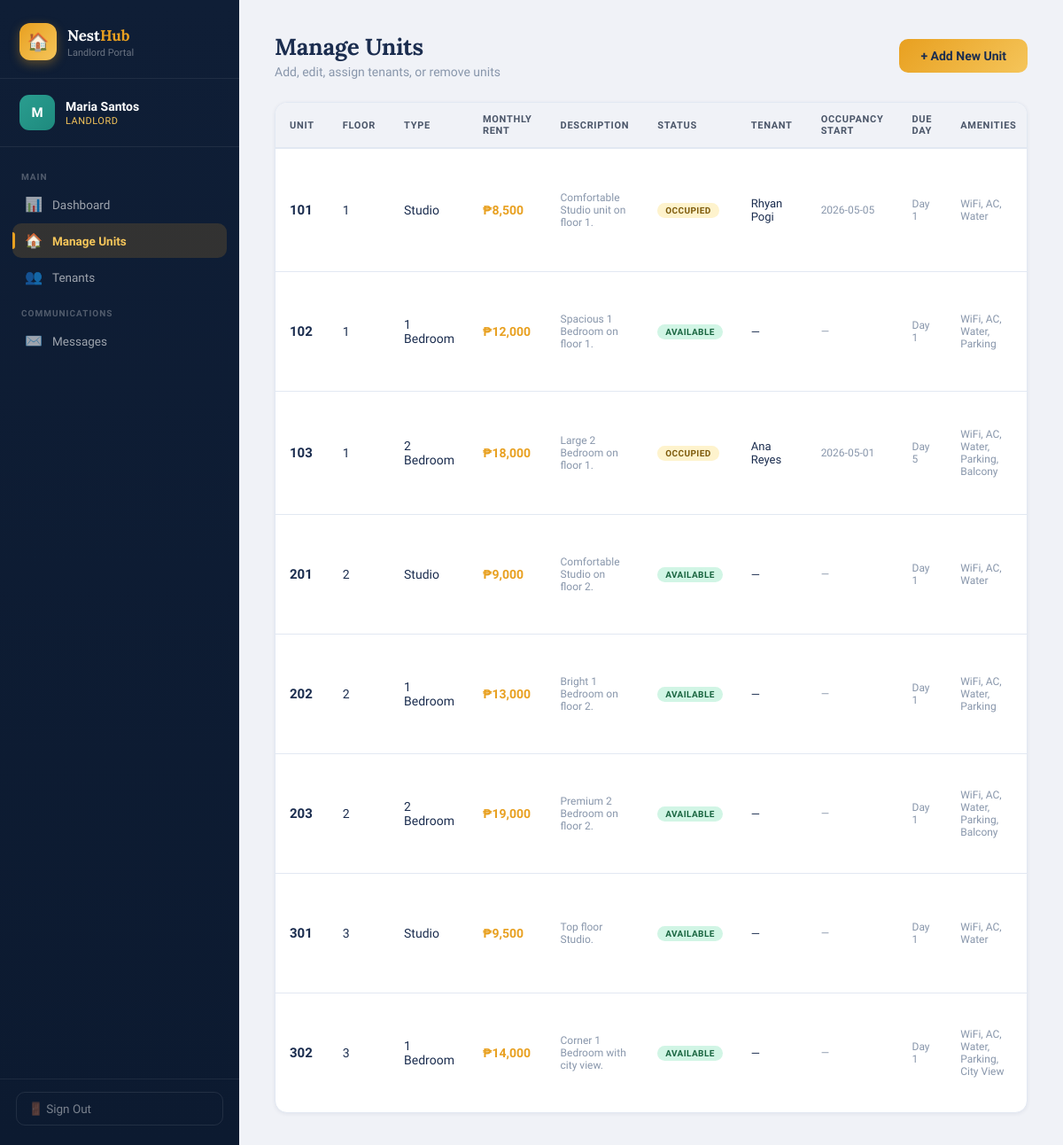
Screenshot of /landlord/units (signed in) with the database file from the repository.
### tables this page shows
CREATE TABLE user (
        id INTEGER PRIMARY KEY AUTOINCREMENT,
        username TEXT UNIQUE NOT NULL,
        password TEXT NOT NULL,
        role TEXT NOT NULL,
        full_name TEXT NOT NULL,
        email TEXT,
        phone TEXT,
        created_at TEXT DEFAULT (datetime('now'))
    );

CREATE TABLE unit (
        id INTEGER PRIMARY KEY AUTOINCREMENT,
        unit_number TEXT UNIQUE NOT NULL,
        floor INTEGER NOT NULL,
        unit_type TEXT NOT NULL,
        monthly_rent REAL NOT NULL,
        description TEXT,
        amenities TEXT,
        is_occupied INTEGER DEFAULT 0,
        tenant_id INTEGER REFERENCES user(id),
        occupancy_start TEXT,
        monthly_due_day INTEGER DEFAULT 1,
        created_at TEXT DEFAULT (datetime('now'))
    );

### views.py (the view)
@main_bp.route('/landlord/units')
@login_required(role='landlord')
def landlord_units():
    uid = session['user_id']
    conn = get_db()
    user = row_to_dict(conn.execute("SELECT * FROM user WHERE id=?", (uid,)).fetchone())
    units = [row_to_dict(r) for r in conn.execute(
        "SELECT u.*, t.full_name as tenant_name FROM unit u LEFT JOIN user t ON t.id=u.tenant_id ORDER BY u.floor, u.unit_number").fetchall()]
    unread_msgs = get_unread_msgs(uid)
    tenants_list = [row_to_dict(r) for r in conn.execute(
        "SELECT id, username, full_name FROM user WHERE role='tenant'").fetchall()]
    import json
    tenants_json = json.dumps(tenants_list)
    conn.close()
    return render_template('landlord_unit.html', user=user, units=units, unread_msgs=unread_msgs, tenants_json=tenants_json)

### models.py (called while the page is built)
def get_db():
    conn = sqlite3.connect(DB_PATH)
    conn.row_factory = sqlite3.Row
    conn.execute("PRAGMA foreign_keys = ON")
    return conn

### views.py (called while the page is built)
def login_required(role=None):
    def decorator(f):
        @wraps(f)
        def wrapped(*args, **kwargs):
            uid = session.get('user_id')
            if not uid:
                flash('Please log in.', 'warning')
                return redirect(url_for('main.login'))
            if role and session.get('user_role') != role:
                flash('Access denied.', 'danger')
                return redirect(url_for('main.login'))
            return f(*args, **kwargs)
        return wrapped
    return decorator

def row_to_dict(row):
    return dict(row) if row else None

def get_unread_msgs(uid):
    conn = get_db()
    n = conn.execute("SELECT COUNT(*) FROM message WHERE receiver_id=? AND is_read=0", (uid,)).fetchone()[0]
    conn.close()
    return n

### templates/landlord_unit.html (shortened to what this page needs)
{% extends 'base.html' %}
{% from 'sidebar.html' import landlord_sidebar %}
{% block body %}
<div class="app-wrapper">
  {{ landlord_sidebar(user, 'units', unread_msgs) }}
  <main class="main-content">
    <div class="page-header-row">
      <div class="page-header" style="margin-bottom:0;">
        <h1>Manage Units</h1>
        <p>Add, edit, assign tenants, or remove units</p>
      </div>
      <a href="{{ url_for('main.landlord_add_unit') }}" class="btn btn-gold">+ Add New Unit</a>
    </div>
    {% set ns = namespace(all_tenants=[]) %}
    <div class="table-wrapper">
      <table>
        <thead>
          <tr>
            <th>Unit</th>
            <th>Floor</th>
            <th>Type</th>
            <th>Monthly Rent</th>
            <th>Description</th>
            <th>Status</th>
            <th>Tenant</th>
            <th>Occupancy Start</th>
            <th>Due Day</th>
            <th>Amenities</th>
          </tr>
        </thead>
        <tbody>
          {% for unit in units %}
          <tr>
            <td><strong style="font-size:15px;color:var(--navy);">{{ unit.unit_number }}</strong></td>
            <td>{{ unit.floor }}</td>
            <td>{{ unit.unit_type }}</td>
            <td style="font-weight:700;color:var(--gold);">₱{{ "{:,.0f}".format(unit.monthly_rent) }}</td>
            <td style="font-size:12px;color:var(--text-muted);max-width:140px;">{{ (unit.description or '—')[:60] }}{% if unit.description and unit.description|length > 60 %}…{% endif %}</td>
            <td>
              <span class="unit-badge {{ 'badge-occupied' if unit.is_occupied else 'badge-available' }}" style="position:static;display:inline-block;">
                {{ 'Occupied' if unit.is_occupied else 'Available' }}
              </span>
            </td>
            <td style="font-size:13px;">{{ unit.tenant_name or '—' }}</td>
            <td style="font-size:12px;color:var(--text-muted);">{{ unit.occupancy_start or '—' }}</td>
            <td style="font-size:12px;color:var(--text-muted);">{% if unit.monthly_due_day %}Day {{ unit.monthly_due_day }}{% else %}—{% endif %}</td>
            <td style="font-size:12px;color:var(--text-muted);max-width:160px;">{{ unit.amenities or '—' }}</td>
          </tr>
          {% endfor %}
        </tbody>
      </table>
    </div>
  </main>
</div>
{% endblock %}

### templates/sidebar.html (shortened to what this page needs)
{% macro landlord_sidebar(user, active, unread_msgs=0) %}
<aside class="sidebar">
  <div class="sidebar-brand">
    <div class="logo-row">
      <div class="logo-box">🏠</div>
      <div>
        <h2>Nest<span>Hub</span></h2>
        <p>Landlord Portal</p>
      </div>
    </div>
  </div>
  <div class="sidebar-user">
    <div class="user-avatar">{{ user.full_name[0] }}</div>
    <div>
      <div class="user-name">{{ user.full_name }}</div>
      <div class="user-role gold">Landlord</div>
    </div>
  </div>
  <nav class="sidebar-nav">
    <div class="nav-section-label">Main</div>
    <a href="{{ url_for('main.landlord_dashboard') }}" class="nav-item {% if active == 'dashboard' %}active{% endif %}">
      <span class="nav-icon">📊</span> Dashboard
    </a>
    <a href="{{ url_for('main.landlord_units') }}" class="nav-item {% if active == 'units' %}active{% endif %}">
      <span class="nav-icon">🏠</span> Manage Units
    </a>
    <a href="{{ url_for('main.landlord_tenants') }}" class="nav-item {% if active == 'tenants' %}active{% endif %}">
      <span class="nav-icon">👥</span> Tenants
    </a>
    <div class="nav-section-label">Communications</div>
    <a href="{{ url_for('main.landlord_messages') }}" class="nav-item {% if active == 'messages' %}active{% endif %}">
      <span class="nav-icon">✉️</span> Messages
    </a>
  </nav>
  <div class="sidebar-footer">
    <a href="{{ url_for('main.logout') }}" class="logout-btn">🚪 Sign Out</a>
  </div>
</aside>
{% endmacro %}

### rows the page displays
user: full_name "M", full_name "Maria Santos"
unit: unit_number "101", floor "1", unit_type "Studio", monthly_rent "8,500", description "Comfortable Studio unit on floor 1.", is_occupied "OCCUPIED", full_name "Rhyan Pogi", occupancy_start "2026-05-05", monthly_due_day "1", amenities "WiFi, AC, Water"
unit: unit_number "102", floor "1", unit_type "1 Bedroom", monthly_rent "12,000", description "Spacious 1 Bedroom on floor 1.", is_occupied "AVAILABLE", tenant_name "—", occupancy_start "—", monthly_due_day "1", amenities "WiFi, AC, Water, Parking"
unit: unit_number "103", floor "1", unit_type "2 Bedroom", monthly_rent "18,000", description "Large 2 Bedroom on floor 1.", is_occupied "OCCUPIED", full_name "Ana Reyes", occupancy_start "2026-05-01", monthly_due_day "5", amenities "WiFi, AC, Water, Parking, Balcony"
unit: unit_number "201", floor "2", unit_type "Studio", monthly_rent "9,000", description "Comfortable Studio on floor 2.", is_occupied "AVAILABLE", tenant_name "—", occupancy_start "—", monthly_due_day "1", amenities "WiFi, AC, Water"
unit: unit_number "202", floor "2", unit_type "1 Bedroom", monthly_rent "13,000", description "Bright 1 Bedroom on floor 2.", is_occupied "AVAILABLE", tenant_name "—", occupancy_start "—", monthly_due_day "1", amenities "WiFi, AC, Water, Parking"
unit: unit_number "203", floor "2", unit_type "2 Bedroom", monthly_rent "19,000", description "Premium 2 Bedroom on floor 2.", is_occupied "AVAILABLE", tenant_name "—", occupancy_start "—", monthly_due_day "1", amenities "WiFi, AC, Water, Parking, Balcony"
unit: unit_number "301", floor "3", unit_type "Studio", monthly_rent "9,500", description "Top floor Studio.", is_occupied "AVAILABLE", tenant_name "—", occupancy_start "—", monthly_due_day "1", amenities "WiFi, AC, Water"
unit: unit_number "302", floor "3", unit_type "1 Bedroom", monthly_rent "14,000", description "Corner 1 Bedroom with city view.", is_occupied "AVAILABLE", tenant_name "—", occupancy_start "—", monthly_due_day "1", amenities "WiFi, AC, Water, Parking, City View"
